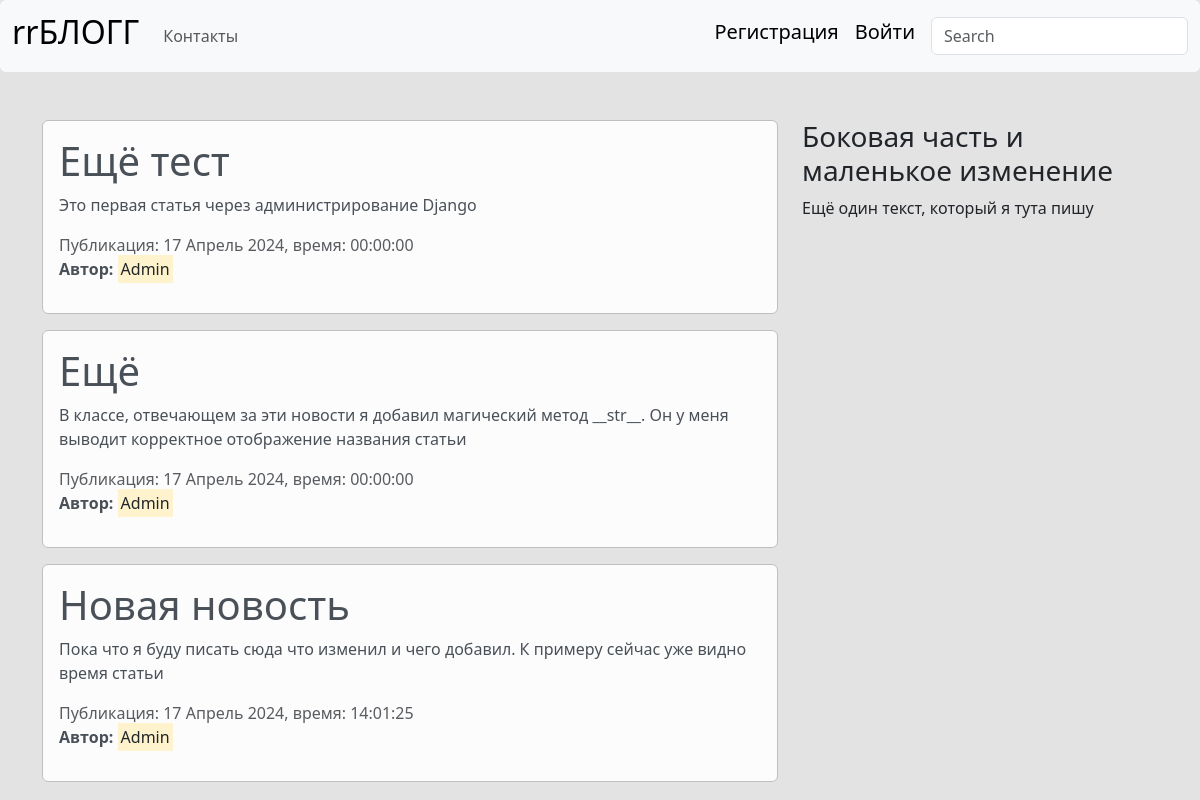
The page / on the database its author committed.
### blog/models.py (models this page shows, shortened)
class News(models.Model):
    title = models.CharField(verbose_name='Название статьи', max_length=100)
    text = models.TextField(verbose_name='Основной текст статьи')
    date = models.DateTimeField(verbose_name='Дата', default=timezone.now)
    avtor = models.ForeignKey(User, verbose_name='Автор', on_delete=models.CASCADE)
    class Meta:
        verbose_name = 'Новость'
        verbose_name_plural = 'Новости'

### blog/views.py (the view)
# urls.py: path('', views.home, name='home'),
def home(request):
    data = {
        'news': News.objects.all(),
        'title': 'Global page',
    }
    return render(request, 'blog/home.html', data)

### blog/templates/blog/home.html (shortened to what this page needs)
{% extends 'blog/base.html' %}
{% block content %}
    {% for post in news %}
        <div class="alert alert-light">
            <h1>{{ post.title }}</h1>
            <p>{{ post.text }}</p>
            <span class="text-muted">Публикация: {{ post.date | date:"j F Y, время: H:i:s" }}</span>
            <p>
                <b>Автор:</b>
                <mark>{{ post.avtor }}</mark>
            </p>
        </div>
    {% endfor %}
{% endblock %}

### blog/templates/blog/base.html (shortened to what this page needs)
{% load static %}
<!DOCTYPE html>
<html lang="ru">
<head>
    <link href="https://cdn.jsdelivr.net/npm/bootstrap@5.3.3/dist/css/bootstrap.min.css" rel="stylesheet"
>
    <link rel="stylesheet" href="{% static 'blog/main.css' %}">
</head>
<body>
<nav class="navbar navbar-expand-lg bg-body-tertiary rounded">
    <div class="container-fluid">
        <a class="navbar-brand" href="{% url 'home' %}"><h2>rrБЛОГГ</h2></a>
        <div class="collapse navbar-collapse" id="navbarsExample09">
            <ul class="navbar-nav me-auto mb-2 mb-lg-0">
                <li class="nav-item">
                    <a class="nav-link" href="{% url 'contact' %}">Контакты</a>
                </li>
            </ul>
            <ul class="navbar-nav mb-2 ml-3">
                <li class="nav-item">
                    <a class="navbar-brand" href="{% url 'sig' %}">Регистрация</a>
                </li>
                <li class="nav-item">
                    <a class="navbar-brand" href="{% url 'log' %}">Войти</a>
                </li>
            </ul>
            <form role="search">
                <input class="form-control" type="search" placeholder="Search" aria-label="Search">
            </form>
        </div>
    </div>
</nav>
<div class="container mt-5">
    <div class="row">
        <div class="col-md-8">
            {% block content %}
            {% endblock %}
        </div>
        <aside class="col-md-4">
            <h3>
                Боковая часть и маленькое изменение
            </h3>
            Ещё один текст, который я тута пишу
        </aside>
    </div>
</div>
</body>
</html>

### blog/static/blog/main.css (style rules this page uses)
body { background: #e3e3e3; }
.alert-light { border-color: #bfbfbf; }
.navbar { border-color: #bfbfbf; color: #e31010; }

### rows shown on the page
News: title "Ещё тест", text "Это первая статья через администрирование Django", date "17 Апрель 2024, время: 00:00:00", avtor "Admin"
News: title "Ещё", text "В классе, отвечающем за эти новости я добавил магический метод __str__. Он у меня выводит корректное отображение названия статьи", date "17 Апрель 2024, время: 00:00:00", avtor "Admin"
News: title "Новая новость", text "Пока что я буду писать сюда что изменил и чего добавил. К примеру сейчас уже видно время статьи", date "17 Апрель 2024, время: 14:01:25", avtor "Admin"
